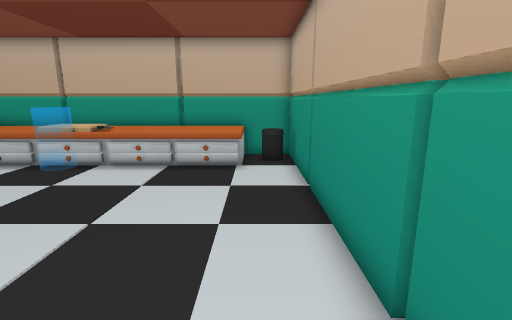
[1] (above)

16 first-person views from a walk through a Unity game level. The camera is 1.3 m above the floor, tilts 12° down and sees 85° across. Doors are open. The floor is counted in squares, 0.5 m on a side. Each view is taken from the middle of a square. On the plan, view 1 faces up. The plan holds only what a view shows up to about 19 squares ahead; the rest is blank. The place goes on beyond the plan. The player is left out.

[2]
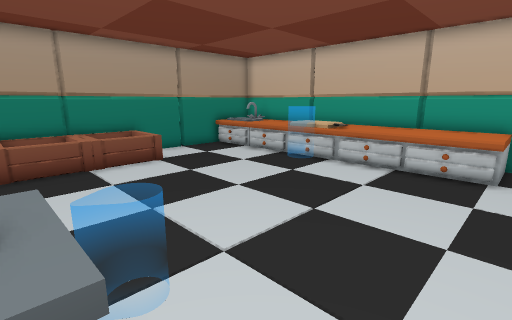

[3]
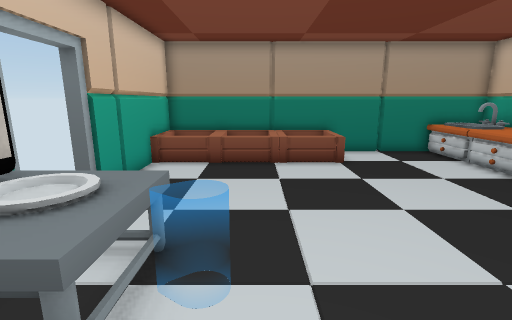

[4]
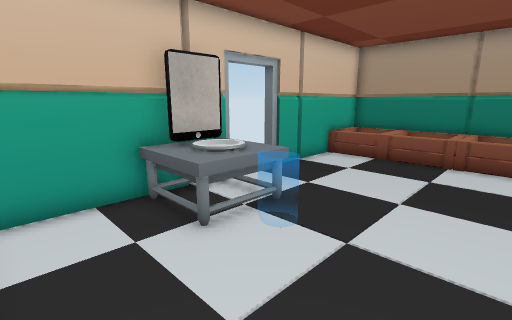

[5]
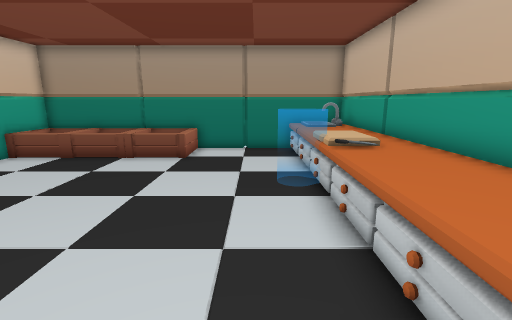

[6]
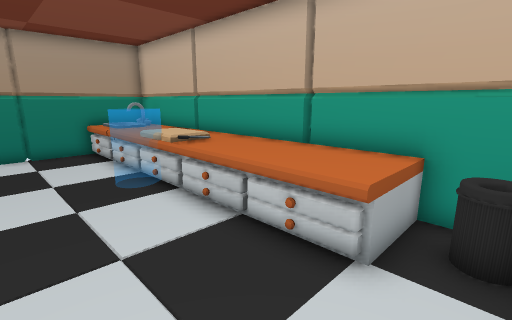

[7]
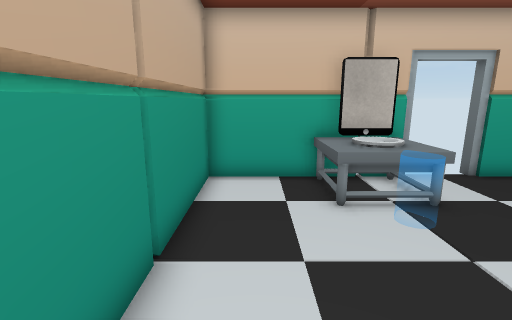

[8]
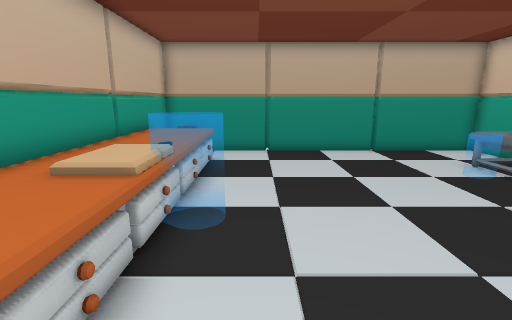

[9]
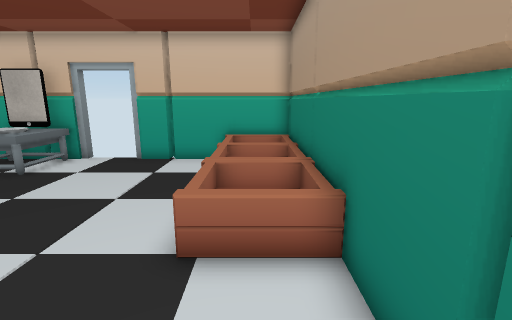

[10]
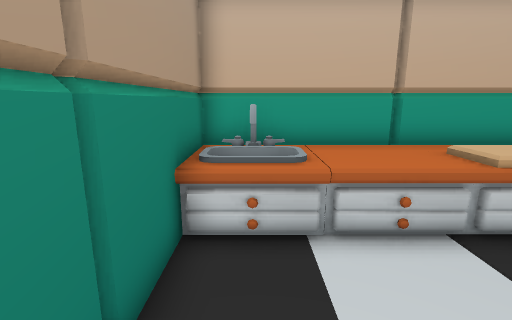

[11]
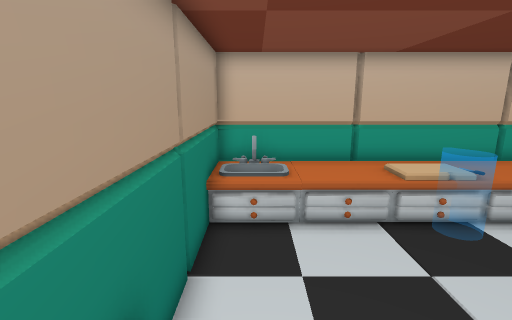

[12]
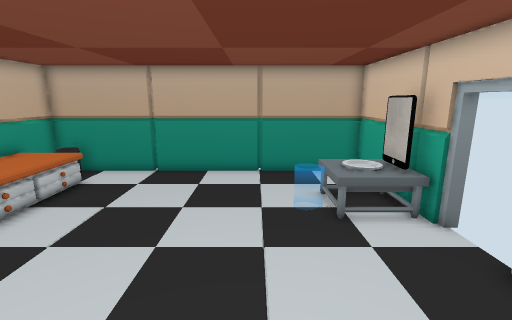

[13]
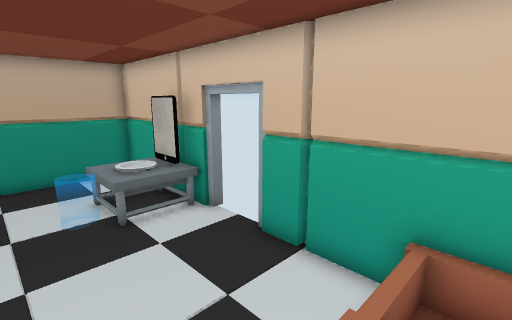

[14]
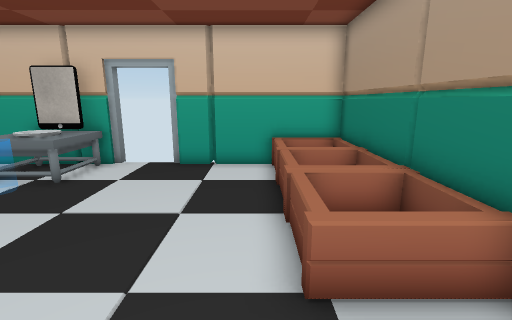

[15]
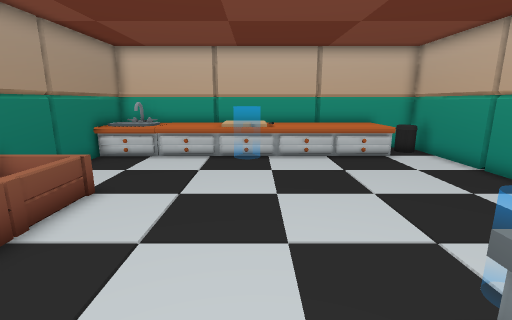

[16]
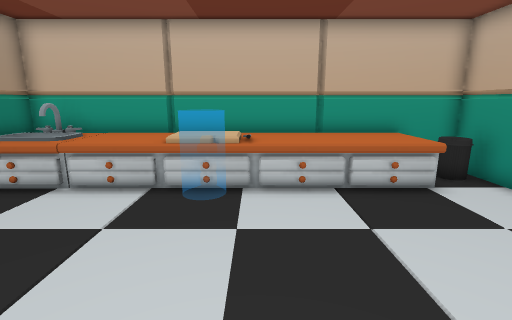

### Floor plan
Points are (right, up) in squares from view 1. A wall is a line through its corners. A room is listed if a view was taken in it or the views show most of it. See-through windows are left out.
Room 1 (views 1, 2, 3, 4, 5, 6, 7, 8, 9, 10, 11, 12, 13, 14, 15, 16)
walls: (-5.3, -2.4) (1.6, -2.4) (1.6, 13.7) (-14.4, 13.7) (-14.4, -2.4) (-7.5, -2.4); (-9.1, 14) (-9.4, 13.6); (-14.4, 3) (-14.7, 2.7); (-14.7, 8.5) (-14.4, 8.2); (-9.2, -2.6) (-9, -2.4)
ways out: closed door at (-6, -3)
objects: other object (-14, 11) to (-12, 13); other object (-12, -2) to (-12, -1); other object (-12, 1) to (-12, 2); other object (-12, 4) to (-12, 5); other object (-11, 11) to (-9, 13); other object (-9, 11) to (-6, 12); other object (-8, 13) to (-6, 13); other object (-5, -2) to (-5, 0); other object (-5, 11) to (-4, 13); other object (-4, -2) to (-3, -2); other object (-4, -1) to (-3, 0); other object (-3, 11) to (-1, 13); other object (-2, -2) to (-2, 0); other object (0, 12)

Positions as (right, up) in squares from view 1, and headings:
1: (0, 0), facing up
2: (0, 0), facing up-left
3: (0, 2), facing left
4: (1, 5), facing down-left
5: (1, 9), facing left
6: (1, 7), facing up-left
7: (0, 7), facing down
8: (-13, 9), facing right
9: (-13, 10), facing down
10: (-13, 6), facing up
11: (-13, 3), facing up
12: (-13, 3), facing right
13: (-13, 3), facing down-right
14: (-11, 9), facing down
15: (-7, -2), facing up
16: (-6, 3), facing up
